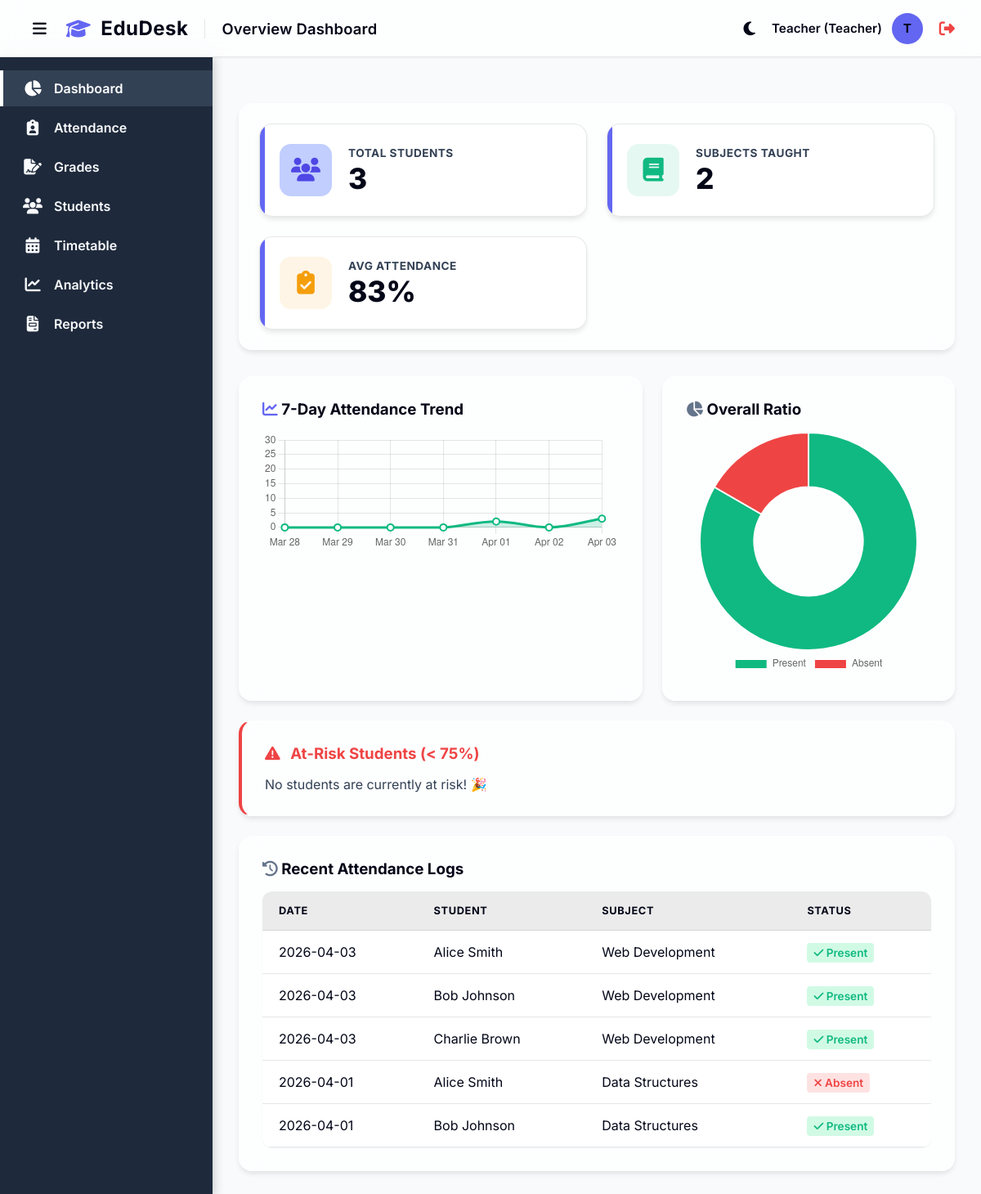
The app's page / (signed in) with its own data.
### models.py (models this page shows)
class User(UserMixin, db.Model):
    id = db.Column(db.Integer, primary_key=True)
    name = db.Column(db.String(100), nullable=False)
    email = db.Column(db.String(120), unique=True, nullable=False)
    password_hash = db.Column(db.String(256), nullable=False)
    role = db.Column(db.String(20), nullable=False, default='Teacher') # 'Admin' or 'Teacher'
    subject_id = db.Column(db.Integer, db.ForeignKey('subject.id'), nullable=True)
    subject = db.relationship('Subject', foreign_keys=[subject_id], backref='users_as_teachers')

class Attendance(db.Model):
    id = db.Column(db.Integer, primary_key=True)
    student_id = db.Column(db.Integer, db.ForeignKey('student.id'), nullable=False)
    subject_id = db.Column(db.Integer, db.ForeignKey('subject.id'), nullable=False)
    date = db.Column(db.Date, nullable=False, default=datetime.utcnow)
    status = db.Column(db.String(10), nullable=False) # 'Present', 'Absent'
    fingerprint = db.Column(db.String(255), nullable=True)

class Student(db.Model):
    id = db.Column(db.Integer, primary_key=True)
    roll_number = db.Column(db.String(20), unique=True, nullable=False)
    name = db.Column(db.String(100), nullable=False)
    email = db.Column(db.String(120), unique=True, nullable=True)
    phone = db.Column(db.String(20), nullable=True)
    department = db.Column(db.String(50), nullable=True)
    semester = db.Column(db.Integer, nullable=True)
    batch = db.Column(db.String(50), nullable=True)
    teacher_id = db.Column(db.Integer, db.ForeignKey('user.id'), nullable=True)
    teacher = db.relationship('User', backref='students')
    attendances = db.relationship('Attendance', backref='student', lazy=True)
    grades = db.relationship('Grade', backref='student', lazy=True)

class Subject(db.Model):
    id = db.Column(db.Integer, primary_key=True)
    code = db.Column(db.String(20), unique=True, nullable=False)
    name = db.Column(db.String(100), nullable=False)
    credits = db.Column(db.Integer, nullable=False, default=3)
    teacher_id = db.Column(db.Integer, db.ForeignKey('user.id'), nullable=True) # Reference to User (Teacher)
    teacher = db.relationship('User', foreign_keys=[teacher_id], backref='subjects')
    attendances = db.relationship('Attendance', backref='subject', lazy=True)
    grades = db.relationship('Grade', backref='subject', lazy=True)
    timetables = db.relationship('Timetable', backref='subject', lazy=True)

### app.py (the view)
@app.route('/')
@login_required
def dashboard():
    total_students = Student.query.count()
    total_subjects = Subject.query.count()
    total_attendance_records = Attendance.query.count()
    present_records = Attendance.query.filter_by(status='Present').count()
    absent_records = total_attendance_records - present_records
    attendance_percentage = int((present_records / total_attendance_records * 100)) if total_attendance_records > 0 else 0
    import datetime as dt
    today = dt.datetime.utcnow().date()
    dates = [(today - dt.timedelta(days=i)) for i in range(6, -1, -1)]
    date_labels = [d.strftime('%b %d') for d in dates]
    trend_data = []
    for d in dates:
        trend_data.append(Attendance.query.filter_by(date=d, status='Present').count())
    students = Student.query.all()
    at_risk_students = []
    for st in students:
        st_total = Attendance.query.filter_by(student_id=st.id).count()
        if st_total >= 3:
            st_present = Attendance.query.filter_by(student_id=st.id, status='Present').count()
            perc = (st_present / st_total) * 100
            if perc < 75:
                at_risk_students.append({'name': st.name, 'roll': st.roll_number, 'percentage': int(perc)})
    at_risk_students = sorted(at_risk_students, key=lambda x: x['percentage'])[:5]
    recent_attendance = Attendance.query.order_by(Attendance.date.desc()).limit(5).all()
    return render_template('dashboard.html',
                           total_students=total_students,
                           total_subjects=total_subjects,
                           attendance_percentage=attendance_percentage,
                           recent_attendance=recent_attendance,
                           present_records=present_records,
                           absent_records=absent_records,
                           date_labels=date_labels,
                           trend_data=trend_data,
                           at_risk_students=at_risk_students)

### app.py (called while the page is built)
@login_manager.user_loader
def load_user(user_id):
    return User.query.get(int(user_id))

### templates/dashboard.html (shortened to what this page needs)
{% extends 'base.html' %}
{% block page_title %}Overview Dashboard{% endblock %}
{% block content %}
<div class="dashboard-grid">
    <div class="stat-card">
        <div class="stat-icon" style="background-color: #C1CEFE; color: #4F46E5;">
            <i class="fa-solid fa-users"></i>
        </div>
        <div class="stat-details">
            <h3>Total Students</h3>
            <p>{{ total_students }}</p>
        </div>
    </div>
    <div class="stat-card">
        <div class="stat-icon" style="background-color: rgba(16, 185, 129, 0.1); color: #10B981;">
            <i class="fa-solid fa-book"></i>
        </div>
        <div class="stat-details">
            <h3>Subjects Taught</h3>
            <p>{{ total_subjects }}</p>
        </div>
    </div>
    <div class="stat-card">
        <div class="stat-icon" style="background-color: rgba(245, 158, 11, 0.1); color: #f59e0b;">
            <i class="fa-solid fa-clipboard-check"></i>
        </div>
        <div class="stat-details">
            <h3>Avg Attendance</h3>
            <p>{{ attendance_percentage }}%</p>
        </div>
    </div>
</div>
<div style="display: grid; grid-template-columns: 2fr 1fr; gap: 24px; margin-bottom: 24px;">
    <div class="card" style="margin-bottom: 0;">
        <h3 style="margin-bottom: 16px;"><i class="fa-solid fa-chart-line" style="color: var(--primary-color);"></i>
            7-Day Attendance Trend</h3>
        <canvas id="performanceChart" height="100"></canvas>
    </div>
    <div class="card" style="margin-bottom: 0;">
        <h3 style="margin-bottom: 16px;"><i class="fa-solid fa-chart-pie" style="color: var(--secondary-color);"></i>
            Overall Ratio</h3>
        <canvas id="ratioChart" height="100"></canvas>
    </div>
</div>
<div class="card" style="margin-bottom: 24px; border-left: 4px solid #ef4444;">
    <h3 style="margin-bottom: 16px; color: #ef4444;"><i class="fa-solid fa-triangle-exclamation" style="margin-right: 8px;"></i> At-Risk Students (< 75%)</h3>
    <div style="display: flex; gap: 12px; flex-wrap: wrap;">
        {% for risk in at_risk_students %}
        <div style="background: rgba(239, 68, 68, 0.1); padding: 8px 16px; border-radius: 20px; border: 1px solid rgba(239, 68, 68, 0.2); font-weight: 500; display: flex; align-items: center; gap: 8px;">
            <i class="fa-solid fa-user" style="color: #ef4444;"></i> {{ risk.name }} ({{ risk.roll }}) - <span style="color: #ef4444; font-weight: bold;">{{ risk.percentage }}%</span>
        </div>
        {% else %}
        <p style="color: var(--text-muted); margin: 0;">No students are currently at risk! 🎉</p>
        {% endfor %}
    </div>
</div>
<div class="card">
    <h3 style="margin-bottom: 16px;"><i class="fa-solid fa-clock-rotate-left"
            style="color: var(--secondary-color);"></i> Recent Attendance Logs</h3>
    <table class="styled-table">
        <thead>
            <tr>
                <th>Date</th>
                <th>Student</th>
                <th>Subject</th>
                <th>Status</th>
            </tr>
        </thead>
        <tbody>
            {% for log in recent_attendance %}
            <tr>
                <td>{{ log.date.strftime('%Y-%m-%d') }}</td>
                <td>{{ log.student.name }}</td>
                <td>{{ log.subject.name }}</td>
                <td>
                    {% if log.status == 'Present' %}
                    <span
                        style="color: #10B981; font-weight: 600; padding: 4px 8px; background: #d1fae5; border-radius: 4px; font-size: 0.85rem;"><i
                            class="fa-solid fa-check"></i> Present</span>
                    {% else %}
                    <span
                        style="color: #ef4444; font-weight: 600; padding: 4px 8px; background: #fee2e2; border-radius: 4px; font-size: 0.85rem;"><i
                            class="fa-solid fa-xmark"></i> Absent</span>
                    {% endif %}
                </td>
            </tr>
            {% else %}
            <tr>
                <td colspan="4" style="text-align:center; color: var(--text-muted);">No recent attendance records found.
                    Start marking attendance!</td>
            </tr>
            {% endfor %}
        </tbody>
    </table>
</div>
{% endblock %}
{% block scripts %}
<script>
    const lineCtx = document.getElementById('performanceChart').getContext('2d');
    const performanceChart = new Chart(lineCtx, {
        type: 'line',
        data: {
            labels: {{ date_labels | tojson }},
            datasets: [{
                label: 'Students Present',
                data: {{ trend_data | tojson }},
                borderColor: '#10B981',
                backgroundColor: 'rgba(16, 185, 129, 0.2)',
                borderWidth: 3,
                fill: true,
                tension: 0.4,
                pointBackgroundColor: '#ffffff',
                pointBorderColor: '#10B981',
                pointBorderWidth: 2,
                pointRadius: 4,
            }]
        },
        options: {
            responsive: true,
            plugins: { legend: { display: false } },
            scales: { y: { beginAtZero: true, suggestedMax: 30 } }
        }
    });
    const pieCtx = document.getElementById('ratioChart').getContext('2d');
    const ratioChart = new Chart(pieCtx, {
        type: 'doughnut',
        data: {
            labels: ['Present', 'Absent'],
            datasets: [{
                data: [{{ present_records }}, {{ absent_records }}],
                backgroundColor: ['#10B981', '#ef4444'],
                hoverOffset: 4
            }]
        },
        options: {
            responsive: true,
            plugins: {
                legend: { position: 'bottom' }
            }
        }
    });
</script>
{% endblock %}

### templates/base.html (shortened to what this page needs)
<!DOCTYPE html>
<html lang="en">
<head>
    <link rel="stylesheet" href="https://cdnjs.cloudflare.com/ajax/libs/font-awesome/6.4.0/css/all.min.css">
    <link rel="stylesheet" href="{{ url_for('static', filename='css/style.css') }}">
</head>
<body>
    <header class="topbar">
        <div style="display: flex; align-items: center; gap: 16px;">
            <button id="sidebarToggle" class="btn btn-theme-toggle" aria-label="Toggle Sidebar"
                style="background: transparent; border: none; color: var(--text-main); font-size: 1.2rem; cursor: pointer; display: flex; align-items: center; padding: 4px 8px;">
                <i class="fa-solid fa-bars"></i>
            </button>
            <div class="brand-header"
                style="display: flex; align-items: center; gap: 12px; font-size: 1.5rem; font-weight: 700; color: var(--text-main); letter-spacing: 0.5px;">
                <i class="fa-solid fa-graduation-cap" style="color: var(--primary-color);"></i>
                <span>EduDesk</span>
            </div>
            <h1 class="page-title" style="margin: 0;">{% block page_title %}Dashboard{% endblock %}</h1>
        </div>
        <div class="user-profile" style="display: flex; align-items: center; gap: 12px;">
            <button id="themeToggle" class="btn btn-theme-toggle" aria-label="Toggle Theme"
                style="background: transparent; border: none; color: var(--text-main); font-size: 1.2rem; cursor: pointer; display: flex; align-items: center; padding: 4px 8px;">
                <i class="fa-solid fa-moon"></i>
            </button>
            <span>{{ current_user.name }} ({{ current_user.role }})</span>
            <div class="avatar">{{ current_user.name[0] | upper if current_user.name else 'U' }}</div>
            <a href="{{ url_for('logout') }}" title="Logout"
                style="color: #ef4444; font-size: 1.2rem; margin-left: 8px;"><i
                    class="fa-solid fa-right-from-bracket"></i></a>
        </div>
    </header>
    <div class="layout-wrapper" style="display: flex; flex: 1;">
        <aside class="sidebar">
            <ul class="nav-links" style="padding-top: 16px;">
                <li class="nav-item">
                    <a href="{{ url_for('dashboard') }}"
                        class="nav-link {% if request.endpoint == 'dashboard' %}active{% endif %}">
                        <i class="fa-solid fa-chart-pie"></i>
                        <span>Dashboard</span>
                    </a>
                </li>
                <li class="nav-item">
                    <a href="{{ url_for('attendance') }}"
                        class="nav-link {% if request.endpoint == 'attendance' %}active{% endif %}">
                        <i class="fa-solid fa-clipboard-user"></i>
                        <span>Attendance</span>
                    </a>
                </li>
                <li class="nav-item">
                    <a href="{{ url_for('grades') }}"
                        class="nav-link {% if request.endpoint == 'grades' %}active{% endif %}">
                        <i class="fa-solid fa-file-signature"></i>
                        <span>Grades</span>
                    </a>
                </li>
                <li class="nav-item">
                    <a href="{{ url_for('students') }}"
                        class="nav-link {% if request.endpoint == 'students' %}active{% endif %}">
                        <i class="fa-solid fa-users"></i>
                        <span>Students</span>
                    </a>
                </li>
                <li class="nav-item">
                    <a href="{{ url_for('timetable') }}"
                        class="nav-link {% if request.endpoint == 'timetable' %}active{% endif %}">
                        <i class="fa-solid fa-calendar-days"></i>
                        <span>Timetable</span>
                    </a>
                </li>
                <li class="nav-item">
                    <a href="{{ url_for('analytics') }}"
                        class="nav-link {% if request.endpoint == 'analytics' %}active{% endif %}">
                        <i class="fa-solid fa-chart-line"></i>
                        <span>Analytics</span>
                    </a>
                </li>
                <li class="nav-item">
                    <a href="{{ url_for('reports') }}"
                        class="nav-link {% if request.endpoint == 'reports' %}active{% endif %}">
                        <i class="fa-solid fa-file-invoice"></i>
                        <span>Reports</span>
                    </a>
                </li>
            </ul>
        </aside>
        <main class="main-content">
            <div class="content-wrapper">
                {% block content %}
                {% endblock %}
            </div>
        </main>
    </div>
    {% block scripts %}{% endblock %}
</body>
</html>

### records on screen
User: name "Teacher", role "Teacher", name "T"
Attendance: date "2026-04-03", student.name "Alice Smith", subject.name "Web Development", status "Present" (drawn)
Attendance: date "2026-04-03", student.name "Bob Johnson", subject.name "Web Development", status "Present" (drawn)
Attendance: date "2026-04-03", student.name "Charlie Brown", subject.name "Web Development", status "Present" (drawn)
Attendance: date "2026-04-01", student.name "Alice Smith", subject.name "Data Structures", status "Absent" (drawn)
Attendance: date "2026-04-01", student.name "Bob Johnson", subject.name "Data Structures", status "Present" (drawn)

### other values on screen
{{ total_students }} "3"
{{ total_subjects }} "2"
{{ attendance_percentage }} "83"
chart data {{ trend_data | tojson }} [0, 0, 0, 0, 2, 0, 3]
chart data {{ present_records }} 5
chart data {{ absent_records }} 1
